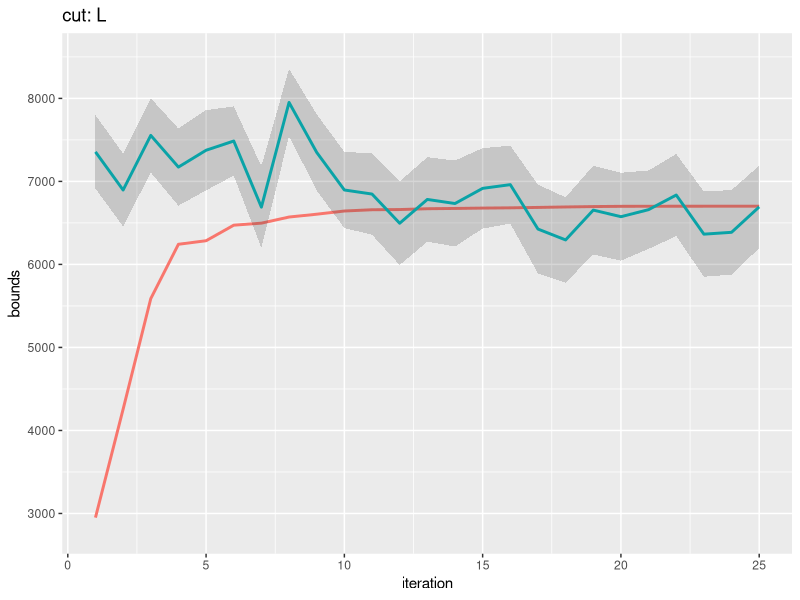
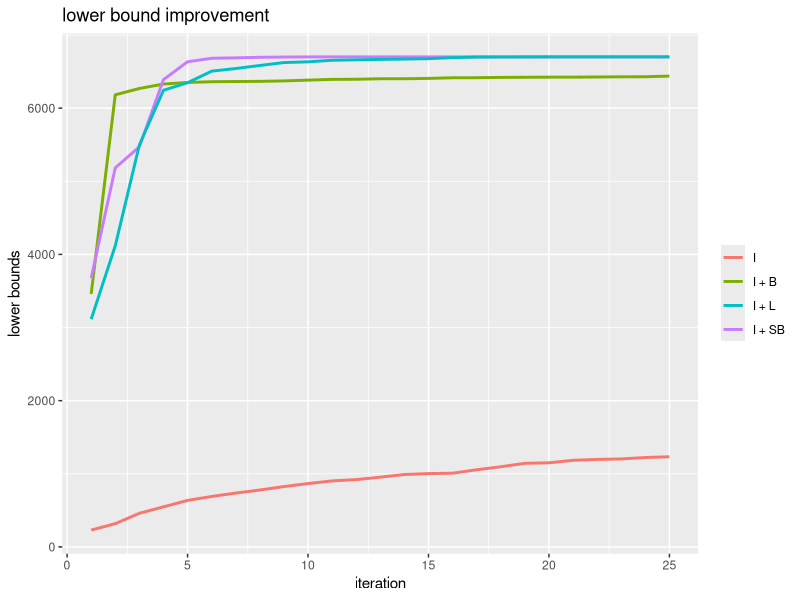

Write R code to recreate these figures, in order.
library(ggplot2)
mydata <- read.csv("data.csv")

ggplot(mydata, aes(iteration)) + 
  geom_line(aes(y = LB, colour = "LB"), size=1) + 
  geom_line(aes(y = UB, colour = "UB"), size=1) +
  geom_ribbon(aes(ymin=UBl, ymax=UBr), alpha=0.2) +
  xlab("iteration") +
  ylab("bounds") +
  ylim(2800, 8500) +
  labs(title="cut: L") +
  theme(legend.title=element_blank()) +
  theme(legend.position="none")

mydata <- read.csv("data2.csv")

ggplot(mydata, aes(iteration)) + 
  #geom_line(aes(y = B, colour = "B"), size=1) + 
  #geom_line(aes(y = SB, colour = "SB"), size=1) + 
  #geom_line(aes(y = L, colour = "L"), size=1) + 
  geom_line(aes(y = I, colour = "I"), size=1) + 
  geom_line(aes(y = BI, colour = "I + B"), size=1) +
  #geom_line(aes(y = BL, colour = "B + L"), size=1) +
  geom_line(aes(y = SBI, colour = "I + SB"), size=1) +
  #geom_line(aes(y = SBL, colour = "SB + L"), size=1) + 
  geom_line(aes(y = LI, colour = "I + L"), size=1) + 
  xlab("iteration") +
  ylab("lower bounds") +
  labs(title="lower bound improvement") +
  theme(legend.title=element_blank())
  
#theme(legend.position="none")

#guides(colour = guide_legend(override.aes = list(size=2))) + 
#theme(legend.text = element_text(size=15))
#theme(plot.title = element_text(size=20)) + 
#theme(axis.title = element_text(size=15),axis.text = element_text(size=12)) +